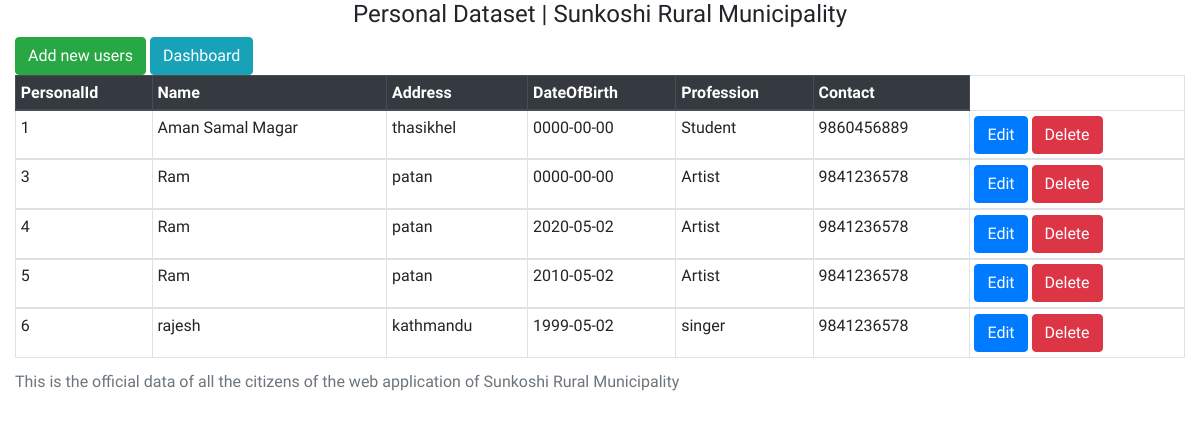
The app's page /sessionauthentication/CRUD/Industrial/industrialDataset.php (signed in) with its own data.
### tables this page shows
CREATE TABLE `tblpersonal` (
  `PersonalId` int(11) NOT NULL,
  `Name` varchar(100) NOT NULL,
  `Address` varchar(50) NOT NULL,
  `DateOfBirth` date NOT NULL,
  `Profession` varchar(50) NOT NULL,
  `Contact` varchar(50) NOT NULL
);

### sessionauthentication/CRUD/Industrial/industrialDataset.php (the view, shortened to what this page needs)
<!DOCTYPE html>
<html>
<head>
    <link rel="stylesheet" href="https://stackpath.bootstrapcdn.com/bootstrap/4.3.1/css/bootstrap.min.css">
    <link rel="stylesheet" href="https://maxcdn.bootstrapcdn.com/font-awesome/4.5.0/css/font-awesome.min.css">
</head>
<body>
    <main>
        <div>
            <center><h4>Personal Dataset | Sunkoshi Rural Municipality</h4>
            </center>
        <div class="container-fluid">
            <a href="userNew.php" class="btn btn-success">Add new users</a>
            <a href="/WebsiteDevelopment/sessionauthentication/dashboard.php" class="btn btn-info">Dashboard</a>
            <?php
            require 'connect.php';
            $sql = "SELECT * from tblPersonal";
            $result = mysqli_query($conn, $sql);
            ?>
            <center>
                <table class="table table-bordered table-hover table-sm table-responsive-lg">
                    <caption>This is the official data of all the citizens of the web application of Sunkoshi Rural Municipality</caption>
                    <thead class="thead-dark">
                        <tr>
                            <th scope="col">PersonalId</th>
                            <th scope="col">Name</th>
                            <th scope="col">Address</th>
                            <th scope="col">DateOfBirth</th>
                            <th scope="col">Profession</th>
                            <th scope="col">Contact</th>
                        </tr>
                    </thead>
                    <?php
                    if (mysqli_num_rows($result) > 0) {
                        while ($row = mysqli_fetch_assoc($result)) {
                    ?>
                            <tbody>
                                <tr>
                                    <td><?= $row['PersonalId']; ?></td>
                                    <td><?= $row['Name']; ?></td>
                                    <td><?= $row['Address']; ?></td>
                                    <td><?= $row['DateOfBirth']; ?></td>
                                    <td><?= $row['Profession']; ?></td>
                                    <td><?= $row['Contact']; ?></td>
                                    <td>
                                        <a href="personalEdit.php?PersonalId=<?= $row['PersonalId']; ?>" class="btn btn-primary">Edit</a>
                                        <a id="delete" href="personalDelete.php?PersonalId=<?= $row['PersonalId']; ?>" class="btn btn-danger" onclick=" return confirm('Are you sure you want to delete this item?');">Delete</a>
                                    </td>
                                </tr>
                            </tbody>
                    <?php
                        }
                    }
                    ?>
                </table>
            </center>
        </div>
        </div>
    </main>
</body>
</html>

### sessionauthentication/CRUD/Industrial/industrialDataset.php (style rules this page uses)
* { padding: 0; margin: 0; font-family: 'Bellota Text'; }

### records on screen
tblpersonal: PersonalId "1", Name "Aman Samal Magar", Address "thasikhel", DateOfBirth "0000-00-00", Profession "Student", Contact "9860456889"
tblpersonal: PersonalId "3", Name "Ram", Address "patan", DateOfBirth "0000-00-00", Profession "Artist", Contact "9841236578"
tblpersonal: PersonalId "4", Name "Ram", Address "patan", DateOfBirth "2020-05-02", Profession "Artist", Contact "9841236578"
tblpersonal: PersonalId "5", Name "Ram", Address "patan", DateOfBirth "2010-05-02", Profession "Artist", Contact "9841236578"
tblpersonal: PersonalId "6", Name "rajesh", Address "kathmandu", DateOfBirth "1999-05-02", Profession "singer", Contact "9841236578"
